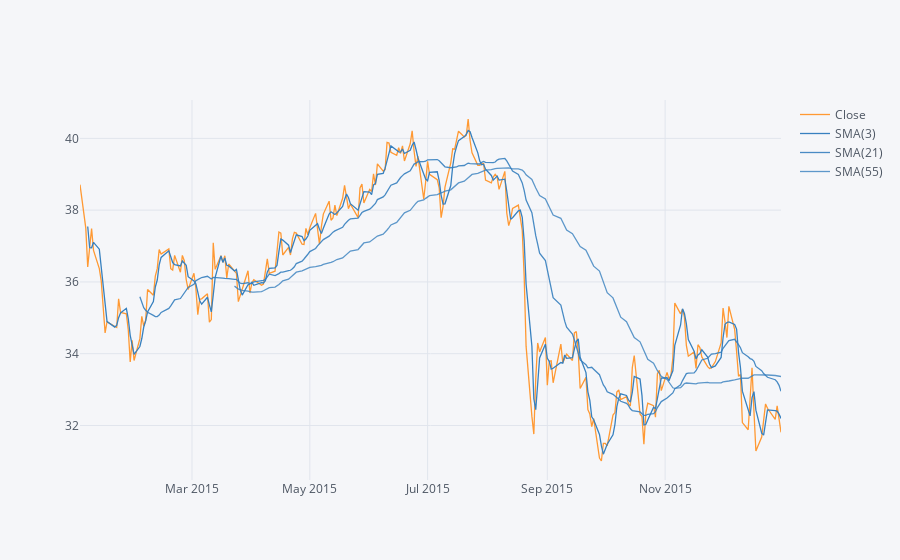

The notebook cell this image was saved under:
### Markdown cell above
** Use .ta_plot(study='sma') to create a Simple Moving Averages plot of Morgan Stanley for the year 2015.**

### Code cell
MS['Close']['2015-01-01':'2016-01-01'].ta_plot(study='sma', periods = [3,21,55])

### Figure 1 — Plotly figure (JSON) as saved in the notebook; plotly's stock layout.template omitted (floating-point values rounded to 4 significant figures; data arrays with more than 128 entries replaced by an {"elided": "..."} marker saying what was removed)
{"data": [{"line": {"color": "rgba(255, 153, 51, 1.0)", "dash": "solid", "shape": "linear", "width": 1.3}, "mode": "lines", "name": "Close", "text": "", "type": "scatter", "x": {"elided": "252 str values"}, "y": {"elided": "252 float values"}}, {"line": {"color": "rgba(55, 128, 191, 1.0)", "dash": "solid", "shape": "linear", "width": 1.3}, "mode": "lines", "name": "SMA(3)", "text": "", "type": "scatter", "x": {"elided": "252 str values"}, "y": {"elided": "252 mixed values"}}, {"line": {"color": "rgba(55, 128, 191, 0.8999999999999999)", "dash": "solid", "shape": "linear", "width": 1.3}, "mode": "lines", "name": "SMA(21)", "text": "", "type": "scatter", "x": {"elided": "252 str values"}, "y": {"elided": "252 mixed values"}}, {"line": {"color": "rgba(55, 128, 191, 0.7999999999999998)", "dash": "solid", "shape": "linear", "width": 1.3}, "mode": "lines", "name": "SMA(55)", "text": "", "type": "scatter", "x": {"elided": "252 str values"}, "y": {"elided": "252 mixed values"}}], "layout": {"legend": {"bgcolor": "#F5F6F9", "font": {"color": "#4D5663"}}, "paper_bgcolor": "#F5F6F9", "plot_bgcolor": "#F5F6F9", "title": {"font": {"color": "#4D5663"}}, "xaxis": {"gridcolor": "#E1E5ED", "showgrid": true, "tickfont": {"color": "#4D5663"}, "title": {"font": {"color": "#4D5663"}, "text": ""}, "zerolinecolor": "#E1E5ED"}, "yaxis": {"gridcolor": "#E1E5ED", "showgrid": true, "tickfont": {"color": "#4D5663"}, "title": {"font": {"color": "#4D5663"}, "text": ""}, "zerolinecolor": "#E1E5ED"}}}
